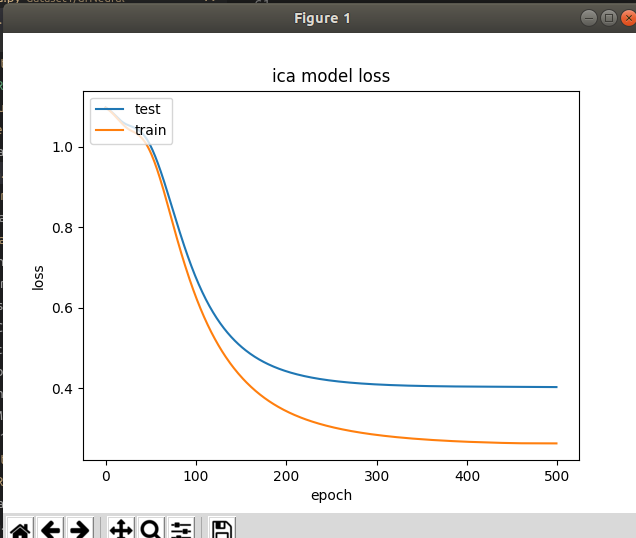

This chart was generated by the following Python code:
from sklearn.decomposition import FastICA as ICA
from sklearn.preprocessing import StandardScaler
import matplotlib.pyplot as plt
import numpy as np
import os
from keras import applications
from keras import Sequential
from keras.layers import Dense, Dropout, Flatten
from keras.optimizers import Adam, SGD
from sklearn.model_selection import train_test_split
from sklearn.metrics import confusion_matrix
from matplotlib import pyplot as plt
from keras.utils import to_categorical
	

fin = open("../data1.txt","r")
import numpy as np

X = []
y = []

for l in fin:
    X.append(l.split(",")[:-2])
    y.append(int(l.split(",")[-2]))

X = np.array(X,dtype=np.float32)
scaler = StandardScaler()
scaler.fit(X)

X = scaler.transform(X)

ica = ICA(n_components=2)
ica.fit(X)

X = ica.transform(X)


INIT_LR = 5E-4
EPOCHS = 500
BS = 50
seed = 9068

np.random.seed(seed)



y = to_categorical(y)

cls = Sequential()

cls.add(Dense(2,input_dim=2,activation='relu',kernel_initializer='random_uniform'))
cls.add(Dense(30,activation='relu',kernel_initializer='random_uniform'))
cls.add(Dense(3,activation='softmax',kernel_initializer='random_uniform'))

opt = Adam(lr=INIT_LR)

cls.compile(loss="categorical_crossentropy", optimizer=opt,metrics=["accuracy"])

history = cls.fit(X,y,epochs=EPOCHS,steps_per_epoch=10,validation_split=0.2,validation_steps=50)


plt.plot(history.history['loss'])
plt.plot(history.history['val_loss'])
plt.title('ica model loss')
plt.ylabel('loss')
plt.xlabel('epoch')
plt.legend(['test', 'train'], loc='upper left')
plt.show()
